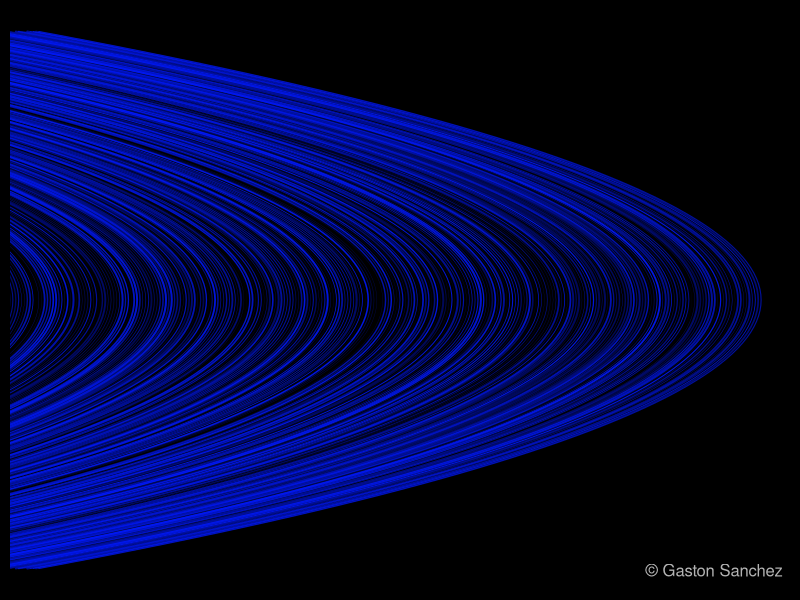

Generate this figure with R:
##################################################################################
# Title:      Blue Rings
# Copyright:  Copyright (c) 2012, under the Simplified BSD License
# Author:     Gaston Sanchez
# url:        www.gastonsanchez.com/projects/rtist
##################################################################################

# Don't use my working directory!
setwd("/Users/gaston/Documents/Rtist_Plots/Images")

# ========================================================================
# Saturn blue rings
# ========================================================================
# generate pairs of x-y values
x = seq(-50, 50, by=1)
y = -(x^2)

png("bluerings.png", width=700, height=400)
# set graphic margins
op = par(bg='black', mar=c(.5,.5,.5,.5))
# start plotting
plot(y, x, type='n')
lines(y, x, lwd=3*runif(1), col=hsv(0.65,1,1,alpha=runif(1,.5,.9)))
for (i in seq(10,4000,10))
{
  lines(y-i, x, lwd=2*runif(1), col=hsv(0.65,1,1,alpha=runif(1,.3,.9)))
}
# signature
legend("bottomright", legend="© Gaston Sanchez", bty="n", text.col="gray70")
# reset par
par(op)
dev.off()
